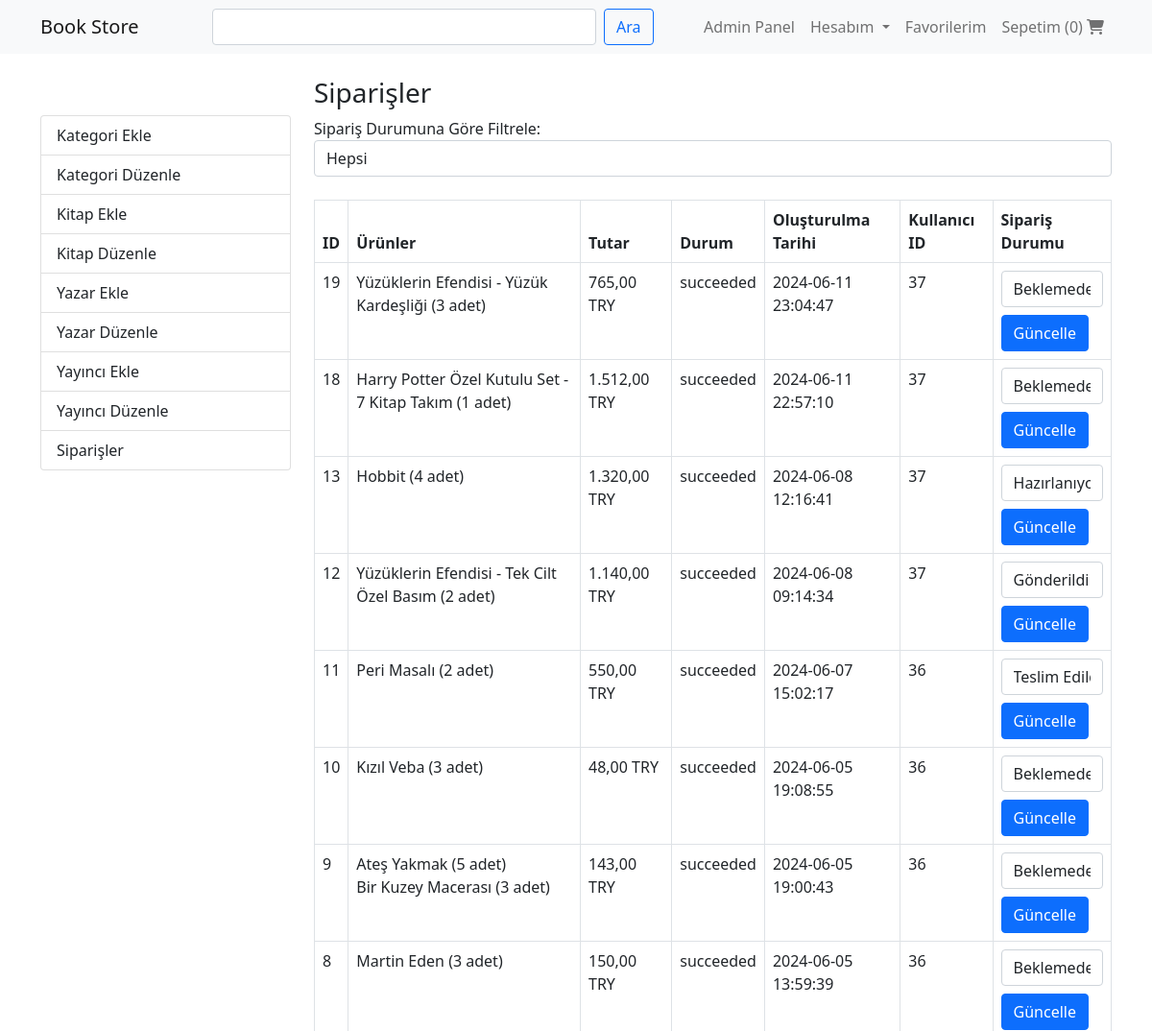
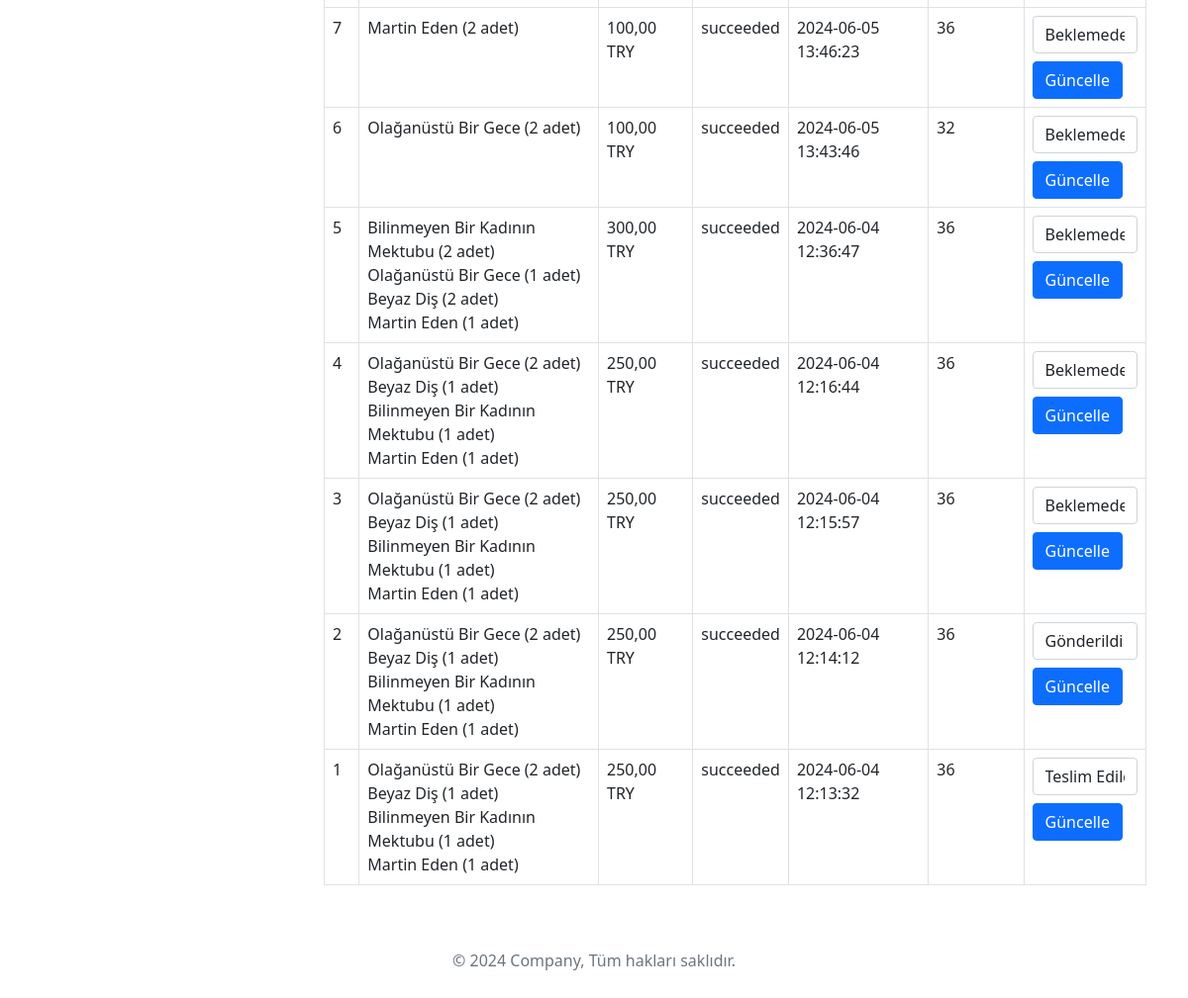
Page /order-management.php (signed in) on the committed database (2 pictures, top to bottom).
### tables this page shows
CREATE TABLE `transactions` (
  `id` int(11) NOT NULL,
  `transaction_id` varchar(255) NOT NULL,
  `amount` decimal(10,2) NOT NULL,
  `currency` varchar(10) NOT NULL,
  `description` text DEFAULT NULL,
  `status` varchar(50) DEFAULT NULL,
  `created_at` timestamp NOT NULL DEFAULT current_timestamp(),
  `user_id` int(11) NOT NULL,
  `order_status` enum('pending','processing','shipped','delivered','canceled') DEFAULT 'pending'
);

### controllers/transaction-controller.php (called while the page is built, shortened)
<?php
require_once "models/transaction.php";
class TransactionController
{
    private $transaction;
    public function __construct()
    {
        $database = new database();
        $db = $database->getConnection();
        $this->transaction = new Transaction($db);
    }
    public function listTransactions($status = null)
    {
        return $this->transaction->getTransactions($status);
    }
}

### models/transaction.php (called while the page is built, shortened)
<?php
class Transaction{
    private $conn;
    public function __construct($conn)
    {
        $this->conn = $conn;
    }
    public function getTransactions($status = null) {
        if ($status) {
            $stmt = $this->conn->prepare("SELECT * FROM transactions WHERE order_status = ? ORDER BY created_at DESC");
            $stmt->bind_param("s", $status);
        } else {
            $stmt = $this->conn->prepare("SELECT * FROM transactions ORDER BY created_at DESC");
        }
        $stmt->execute();
        $result = $stmt->get_result();
        $transactions = [];
        while ($row = $result->fetch_assoc()) {
            $transactions[] = $row;
        }
        return $transactions;
    }
}
?>

### controllers/transaction-item-controller.php (called while the page is built, shortened)
<?php
require_once 'models/transaction-item.php';
class TransactionItemController {
    private $transactionItem;
    public function __construct() {
        $database = new database();
        $db = $database->getConnection();
        $this->transactionItem = new TransactionItem($db);
    }
    public function getAllTransactionItems($transactionId) {
        return $this->transactionItem->getAllTransactionItems($transactionId);
    }
}
?>

### models/transaction-item.php (called while the page is built, shortened)
<?php
class TransactionItem
{
    private $conn;
    public function __construct($conn)
    {
        $this->conn = $conn;
    }
    public function getAllTransactionItems($transactionId)
    {
        $stmt = $this->conn->prepare("SELECT * FROM transaction_items WHERE transaction_id = ?");
        $stmt->bind_param("i", $transactionId);
        $stmt->execute();
        $result = $stmt->get_result();
        $items = [];
        while ($row = $result->fetch_assoc()) {
            $items[] = $row;
        }
        return $items;
    }
}

### controllers/book-controller.php (called while the page is built, shortened)
<?php
require_once 'models/book.php';
class BookController
{
    private $book;
    public function __construct($book = null)
    {
        if ($book === null) {
            $database = new Database();
            $db = $database->getConnection();
            $this->book = new Book($db);
        } else {
            $this->book = $book;
        }
    }
    public function getById($id)
    {
        return $this->book->getById($id);
    }
}
?>

### models/book.php (called while the page is built, shortened)
<?php
class Book
{
    private $conn;
    public function __construct($conn)
    {
        $this->conn = $conn;
    }
    public function getById($id)
    {
        $stmt = $this->conn->prepare("SELECT * FROM books WHERE id = ?");
        $stmt->bind_param("i", $id);
        $stmt->execute();
        $result = $stmt->get_result()->fetch_assoc();
        return $result;
    }
}
?>

### order-management.php (the view, shortened to what this page needs)
<?php
include "views/_header.php";
include "views/_navbar.php";
require_once 'controllers/transaction-controller.php';
require_once 'controllers/transaction-item-controller.php';
require_once 'controllers/book-controller.php';
$transactionController = new TransactionController();
$transactionItemController = new TransactionItemController();
$bookController = new BookController();
$status = isset($_GET['status']) ? $_GET['status'] : null;
$transactions = $transactionController->listTransactions($status);
?>
<div class="container my-3">
    <div class="row">
        <div class="col-md-3 my-5">
            <?php include "views/_admin-menu.php"; ?>
        </div>
        <div class="col-md-9 my-2">
            <h3>Siparişler</h3>
            <form method="get" action="order-management.php" class="mb-4">
                <div class="form-group">
                    <label for="status">Sipariş Durumuna Göre Filtrele:</label>
                    <select name="status" id="status" class="form-control" onchange="this.form.submit()">
                        <option value="">Hepsi</option>
                    </select>
                </div>
            </form>
            <table class="table table-bordered">
                <thead>
                    <tr>
                        <th>ID</th>
                        <th>Ürünler</th>
                        <th>Tutar</th>
                        <th>Durum</th>
                        <th>Oluşturulma Tarihi</th>
                        <th>Kullanıcı ID</th>
                        <th>Sipariş Durumu</th>
                    </tr>
                </thead>
                <tbody>
                    <?php foreach ($transactions as $transaction) : ?>
                        <?php
                        $items = $transactionItemController->getAllTransactionItems($transaction['id']);
                        $productDetails = [];
                        foreach ($items as $item) {
                            $product = $bookController->getById($item['product_id']);
                            $productDetails[] = $product['name'] . " (" . $item['quantity'] . " adet)";
                        }
                        ?>
                        <tr>
                            <td><?php echo $transaction['id']; ?></td>
                            <td><?php echo implode('<br>', $productDetails); ?></td>
                            <td><?php echo number_format($transaction['amount'], 2, ',', '.') . ' ' . strtoupper($transaction['currency']); ?></td>
                            <td><?php echo $transaction['status']; ?></td>
                            <td><?php echo $transaction['created_at']; ?></td>
                            <td><?php echo $transaction['user_id']; ?></td>
                            <td>
                                <form method="post" action="order-management.php">
                                    <select name="order_status" class="form-control mb-2">
                                        <option value="pending" <?php if ($transaction['order_status'] == 'pending') echo 'selected'; ?>>Beklemede</option>
                                        <option value="processing" <?php if ($transaction['order_status'] == 'processing') echo 'selected'; ?>>Hazırlanıyor</option>
                                        <option value="shipped" <?php if ($transaction['order_status'] == 'shipped') echo 'selected'; ?>>Gönderildi</option>
                                        <option value="delivered" <?php if ($transaction['order_status'] == 'delivered') echo 'selected'; ?>>Teslim Edildi</option>
                                    </select>
                                    <button type="submit" class="btn btn-primary">Güncelle</button>
                                </form>
                            </td>
                        </tr>
                    <?php endforeach; ?>
                </tbody>
            </table>
        </div>
    </div>
</div>
<?php include "views/_footer.php"; ?>

### rows in the picture
transactions: id "19", productDetails "Yüzüklerin Efendisi - Yüzük Kardeşliği (3 adet)", amount "765,00", currency "TRY", status "succeeded", created_at "2024-06-11 23:04:47", user "37", order_status "Beklemede"
transactions: id "18", productDetails "Harry Potter Özel Kutulu Set - 7 Kitap Takım (1 adet)", amount "1.512,00", currency "TRY", status "succeeded", created_at "2024-06-11 22:57:10", user "37", order_status "Beklemede"
transactions: id "13", productDetails "Hobbit (4 adet)", amount "1.320,00", currency "TRY", status "succeeded", created_at "2024-06-08 12:16:41", user "37", order_status "Hazırlanıyor"
transactions: id "12", productDetails "Yüzüklerin Efendisi - Tek Cilt Özel Basım (2 adet)", amount "1.140,00", currency "TRY", status "succeeded", created_at "2024-06-08 09:14:34", user "37", order_status "Gönderildi"
transactions: id "11", productDetails "Peri Masalı (2 adet)", amount "550,00", currency "TRY", status "succeeded", created_at "2024-06-07 15:02:17", user "36", order_status "Teslim Edildi"
transactions: id "10", productDetails "Kızıl Veba (3 adet)", amount "48,00", currency "TRY", status "succeeded", created_at "2024-06-05 19:08:55", user "36", order_status "Beklemede"
transactions: id "9", productDetails "Ateş Yakmak (5 adet) Bir Kuzey Macerası (3 adet)", amount "143,00", currency "TRY", status "succeeded", created_at "2024-06-05 19:00:43", user "36", order_status "Beklemede"
transactions: id "8", productDetails "Martin Eden (3 adet)", amount "150,00", currency "TRY", status "succeeded", created_at "2024-06-05 13:59:39", user "36", order_status "Beklemede"
transactions: id "7", productDetails "Martin Eden (2 adet)", amount "100,00", currency "TRY", status "succeeded", created_at "2024-06-05 13:46:23", user "36", order_status "Beklemede"
transactions: id "6", productDetails "Olağanüstü Bir Gece (2 adet)", amount "100,00", currency "TRY", status "succeeded", created_at "2024-06-05 13:43:46", user "32", order_status "Beklemede"
transactions: id "5", productDetails "Bilinmeyen Bir Kadının Mektubu (2 adet) Olağanüstü Bir Gece (1 adet) Beyaz Diş (2 adet) Martin Eden (1 adet)", amount "300,00", currency "TRY", status "succeeded", created_at "2024-06-04 12:36:47", user "36", order_status "Beklemede"
transactions: id "4", productDetails "Olağanüstü Bir Gece (2 adet) Beyaz Diş (1 adet) Bilinmeyen Bir Kadının Mektubu (1 adet) Martin Eden (1 adet)", amount "250,00", currency "TRY", status "succeeded", created_at "2024-06-04 12:16:44", user "36", order_status "Beklemede"
transactions: id "3", productDetails "Olağanüstü Bir Gece (2 adet) Beyaz Diş (1 adet) Bilinmeyen Bir Kadının Mektubu (1 adet) Martin Eden (1 adet)", amount "250,00", currency "TRY", status "succeeded", created_at "2024-06-04 12:15:57", user "36", order_status "Beklemede"
transactions: id "2", productDetails "Olağanüstü Bir Gece (2 adet) Beyaz Diş (1 adet) Bilinmeyen Bir Kadının Mektubu (1 adet) Martin Eden (1 adet)", amount "250,00", currency "TRY", status "succeeded", created_at "2024-06-04 12:14:12", user "36", order_status "Gönderildi"
transactions: id "1", productDetails "Olağanüstü Bir Gece (2 adet) Beyaz Diş (1 adet) Bilinmeyen Bir Kadının Mektubu (1 adet) Martin Eden (1 adet)", amount "250,00", currency "TRY", status "succeeded", created_at "2024-06-04 12:13:32", user "36", order_status "Teslim Edildi"

### other values in the picture
count($items) "0"
